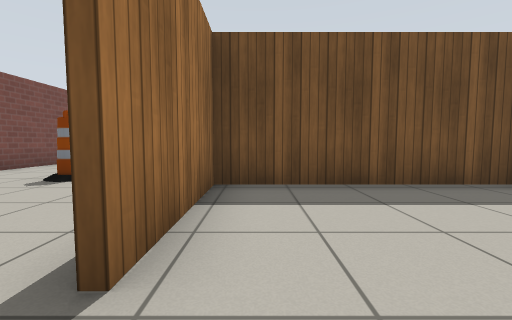
View 1 (above)

16 first-person views from a walk through a robot-simulator world made for Gazebo. The camera is 0.72 m above the floor, tilts 4° down and sees 90° across. Floor lines are 1 m apart. The floor is counted in squares, 1 m on a side. Each view is taken from the middle of a square. On the plan, view 1 faces up. The plan holds only what a view shows up to about 9 squares ahead; the rest is blank. Gazebo's built-in surfaces are drawn with simple patterns. Some stock models are drawn as simple stand-ins.

View 2
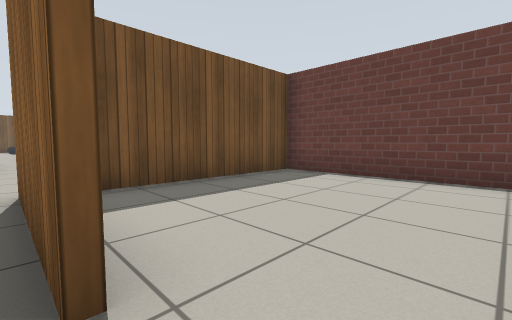

View 3
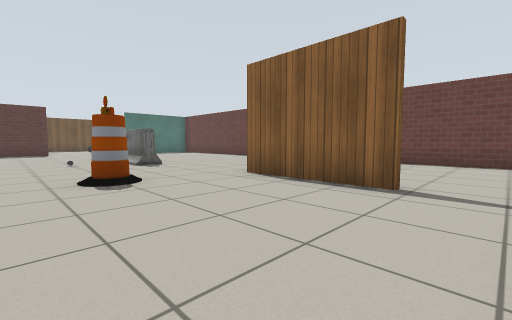

View 4
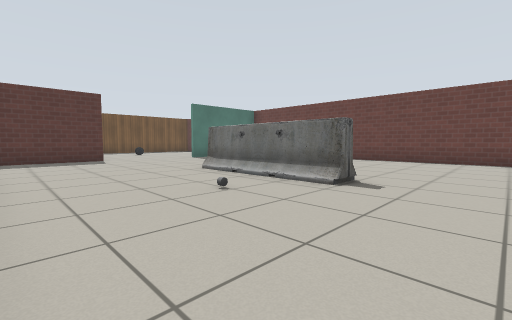

View 5
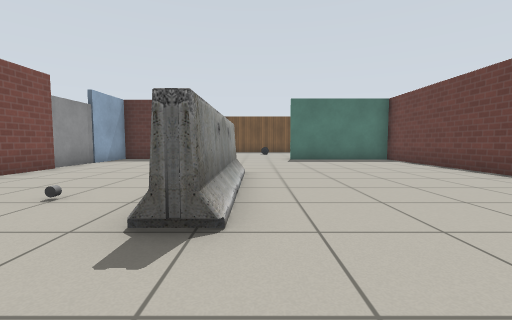

View 6
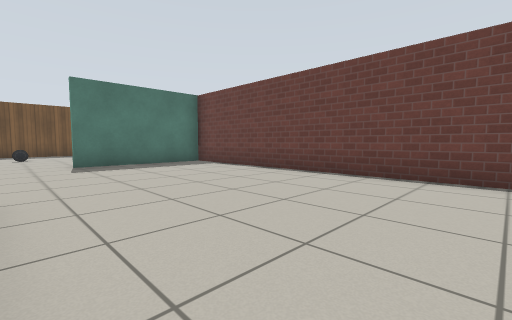

View 7
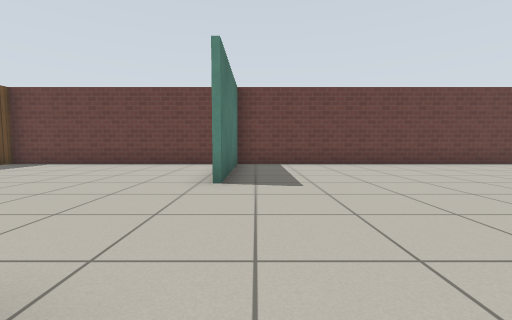

View 8
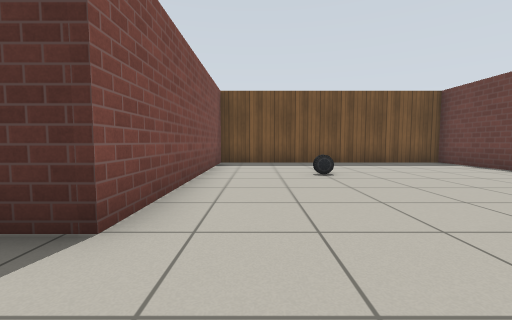

View 9
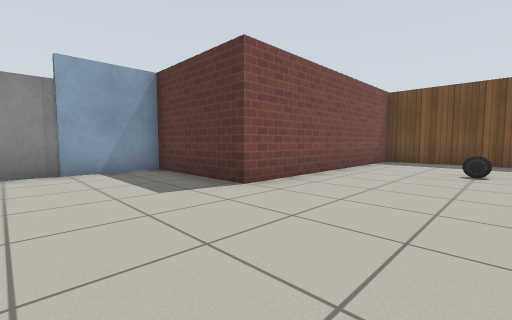

View 10
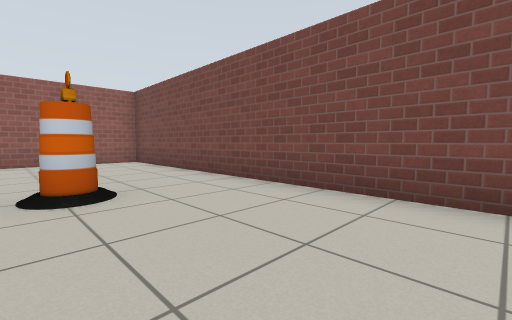

View 11
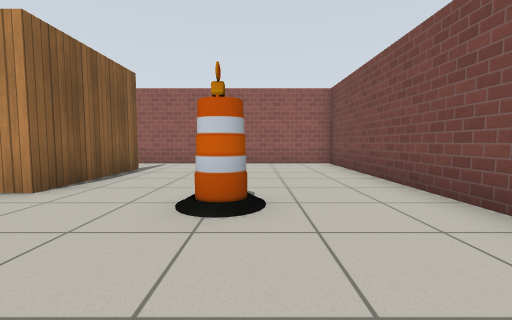

View 12
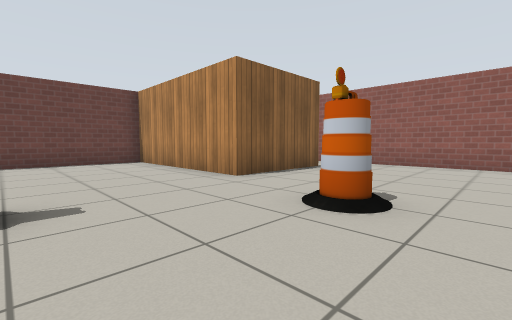

View 13
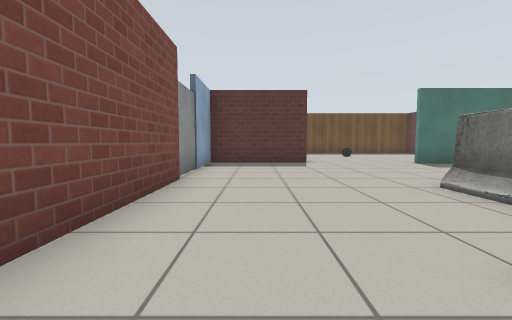

View 14
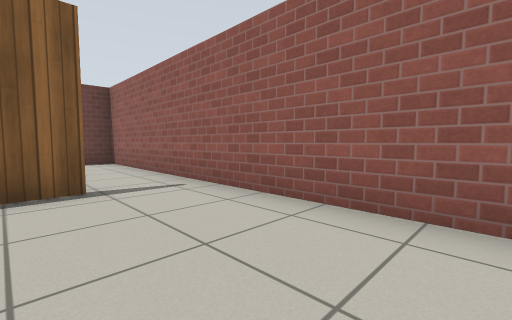

View 15
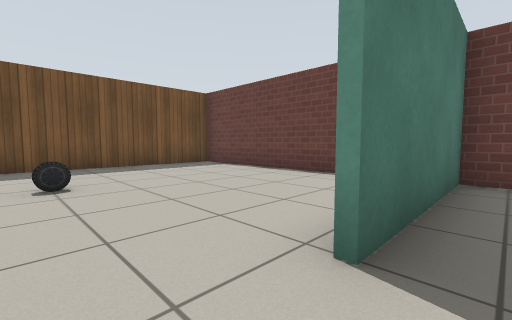

View 16
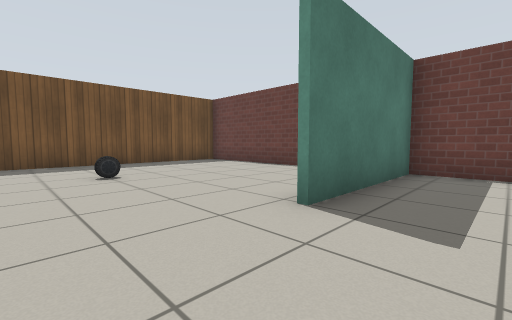

### Floor plan
Points are (right, up) in squares from view 1. A wall is a line through its corners. A room is listed if a view was taken in it or the views show most of it. See-through windows are left out.
Room 1 (view 1)
walls: (-0.5, -0.6) (4.5, -0.6) (4.5, 4.3) (-0.7, 4.3) (-0.7, 1.1)
ways out: opening at (-1, 0.5) to room 2
Room 2 (views 2, 3, 4, 5, 6, 7, 8, 9, 10, 11, 12, 13, 14, 15, 16)
walls: (-6.5, 12.5) (-6.5, -0.6) (-0.5, -0.6); (4.5, 17.4) (4.5, 24) (-3.2, 24) (-3.2, 17) (-6.5, 17) (-6.5, 15.4); (-0.9, 1.1) (-0.9, 4.4) (4.5, 4.4) (4.5, 16.6) (0.4, 16.6)
ways out: opening at (-1, 0.5) to room 1
objects: door leaf (-7, 13) to (-7, 15); barrel (-4, 5); grey cylinder (-4, 9); barrier (-2, 8) to (-2, 12); car (-1, 21)

Positions as (right, up) in squares from view 1, and headings:
1: (0, 0), facing up
2: (-1, 0), facing up-right
3: (-5, 0), facing up-right
4: (-6, 6), facing up-right
5: (-1, 6), facing up
6: (-1, 8), facing up-right
7: (-4, 16), facing right
8: (-2, 15), facing up
9: (0, 14), facing up-left
10: (-3, 9), facing down-left
11: (-4, 8), facing down
12: (-5, 8), facing down-right
13: (-5, 8), facing up
14: (-5, 2), facing down-right
15: (-1, 16), facing up-right
16: (-2, 15), facing up-right
